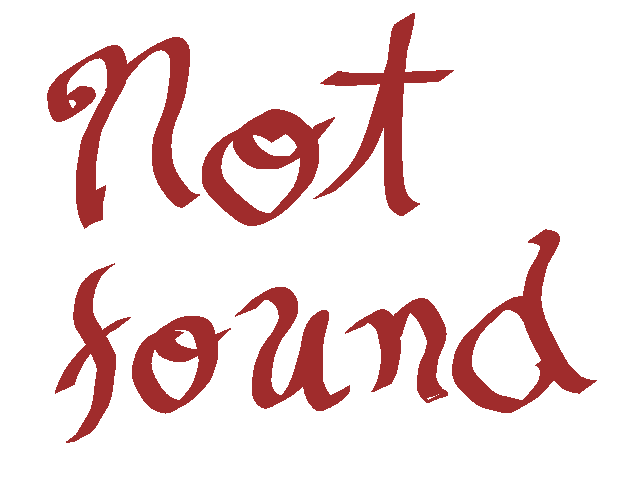
//> input picture notfound.png, 640 x 480 px, given in place of the camera
$ ./shapes   (built with g++ and OpenCV 4)
//> lines starting //> are read from the running program, lines starting //| are printed output that depends on the picture; after the words box and inside, x2 and y2 are one past the last pixel; in counts of white or black regions, pixels touching at a corner belong together
#include <iostream>
#include <cmath>
#include <ctime>
#include <cv.h>
#include <highgui.h>

using namespace cv;
using namespace std;

int main(int argc, char *argv[]) {
  // fps
  time_t start, end;
  int count;

  // open the camera
  VideoCapture cap(0); // 0=default, 1=usb
  if(!cap.isOpened())
    return -1;
  // set the image resolution
  cap.set(CV_CAP_PROP_FRAME_WIDTH, 640);
  cap.set(CV_CAP_PROP_FRAME_HEIGHT, 480);
  // cap.set(CV_CAP_PROP_FPS, 30); // my camera does not allow me to change the fps

  // where the frames are stored (matrix)
  Mat frame, binary, mataux;

  // keyboard action
  int key;
  int imgorcam = -1;


  // opens a window
  namedWindow("Camera", 0); // window named "Pinball" set to free size(0)
  namedWindow("Binary", 0);


  // for trackbar (default set to track orange object)
  int
    low1 = 0, // h
    high1 = 200, // h
    low2 = 125, // s
    high2 = 255, // s
    low3 = 0, // v
    high3 = 255; // v

  // create trackbars
  createTrackbar("low H", "Binary", &low1, 255, NULL, 0);
//> slider 'low H' is set to 51
  createTrackbar("high H", "Binary", &high1, 255, NULL, 0);
  createTrackbar("low S", "Binary", &low2, 255, NULL, 0);
  createTrackbar("high S", "Binary", &high2, 255, NULL, 0);
  createTrackbar("low V", "Binary", &low3, 255, NULL, 0);
//> slider 'low V' is set to 51
  createTrackbar("high V", "Binary", &high3, 255, NULL, 0);


  // shows the video until key 'q' is pressed
  count=0;
  time(&start);
  for (;;) {
    if (imgorcam == -1) {
      cap >> frame; // captures the new frame from camera
//> frame is the input picture: 480 rows x 640 cols, CV_8UC3; mean B, G, R 222.6, 222.6, 240.4
      flip(frame, frame, 1); // mirror (useful if testing with webcam)
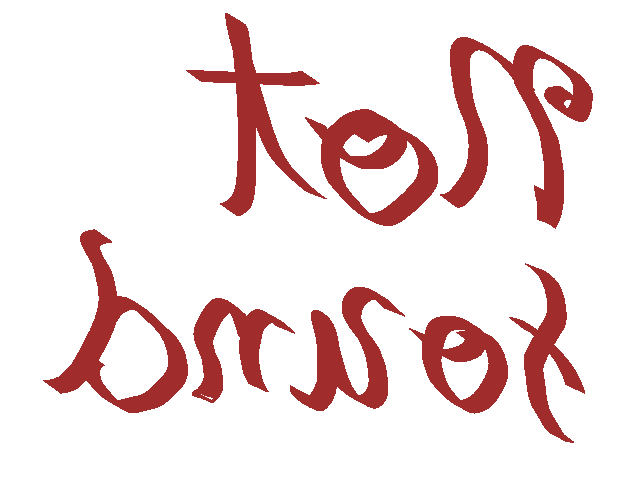
//> frame: 480 rows x 640 cols, CV_8UC3; mean B, G, R 222.6, 222.6, 240.4
    } else
      frame = imread("shapes.png", 1); // captures from test image

    // keyboard actions
    key = waitKey(10); // milliseconds
//> the key 't' is pressed
    if (!frame.data || key == 'q')
      break; // breaks if there's no data, or any key is pressed
    switch (key) {
    case 't':
      imgorcam *= -1; // change from test image and webcam
      break;
    }


    // apply threshold
    if (imgorcam == -1){
      cvtColor(frame, binary, CV_BGR2HSV);
      GaussianBlur(binary, binary, Size(5,5), 0, 0);
      inRange(binary, Scalar(low1, low2, low3), Scalar(high1, high2, high3), binary);
    } else {
      cvtColor(frame, binary, CV_BGR2GRAY);
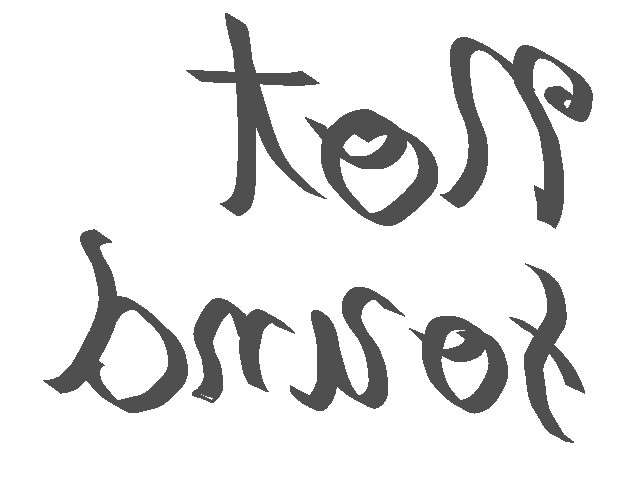
//> binary: 480 rows x 640 cols, CV_8UC1; min 38, max 255, mean 228
    }

    // convert to grayscale
    binary.copyTo(mataux);

    vector<vector<Point> > contours;
    vector<Vec4i> hierarchy;
    findContours(mataux, contours, hierarchy, CV_RETR_TREE, CV_CHAIN_APPROX_SIMPLE, Point(0, 0) );
//> contours = 1 contour; box (x1, y1, x2, y2) and area: (0, 0, 640, 480) 306081

    for( int i = 0; i< contours.size(); i++ ) {
      Scalar color = Scalar( 0, 0, 255 );
      drawContours( frame, contours, i, color, 2, 8, hierarchy, 0, Point() );
    }
//> this loop made 1 pass
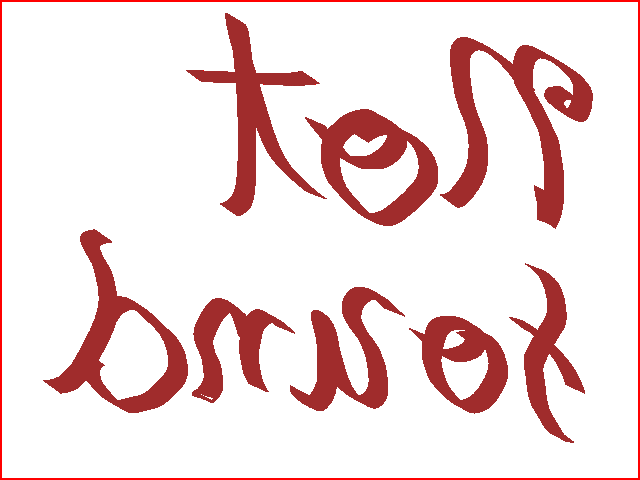
//> frame: 480 rows x 640 cols, CV_8UC3; 1.45% of pixels changed, all inside (x1, y1, x2, y2) = (0, 0, 640, 480)
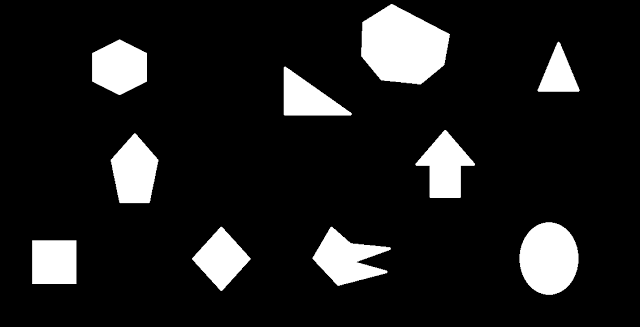
//> input picture shapes.png, 640 x 327 px
//> further down, frame is the input picture: 327 rows x 640 cols, CV_8UC3; min 0, max 255, mean 29.9
//> the 'q' key is pressed


    // show on window
    imshow("Camera", frame); // update image
    imshow("Binary", binary);

    // calculate fps
    count++;
    if (count == 100) {
      time(&end);
      printf("FPS: %g\n", count/difftime(end, start));
      count = 0;
      time(&start);
    }

  }


  return(0);
}
